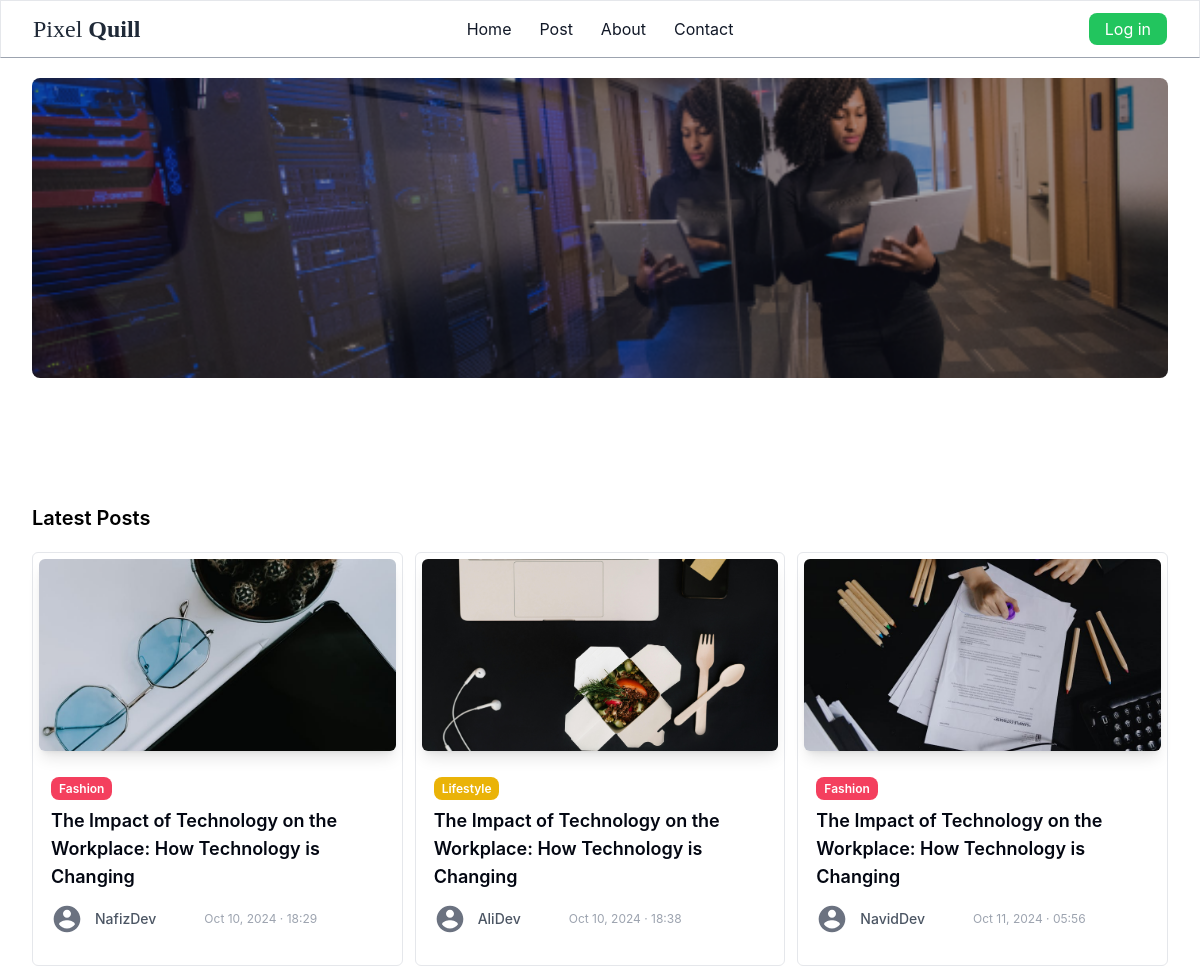
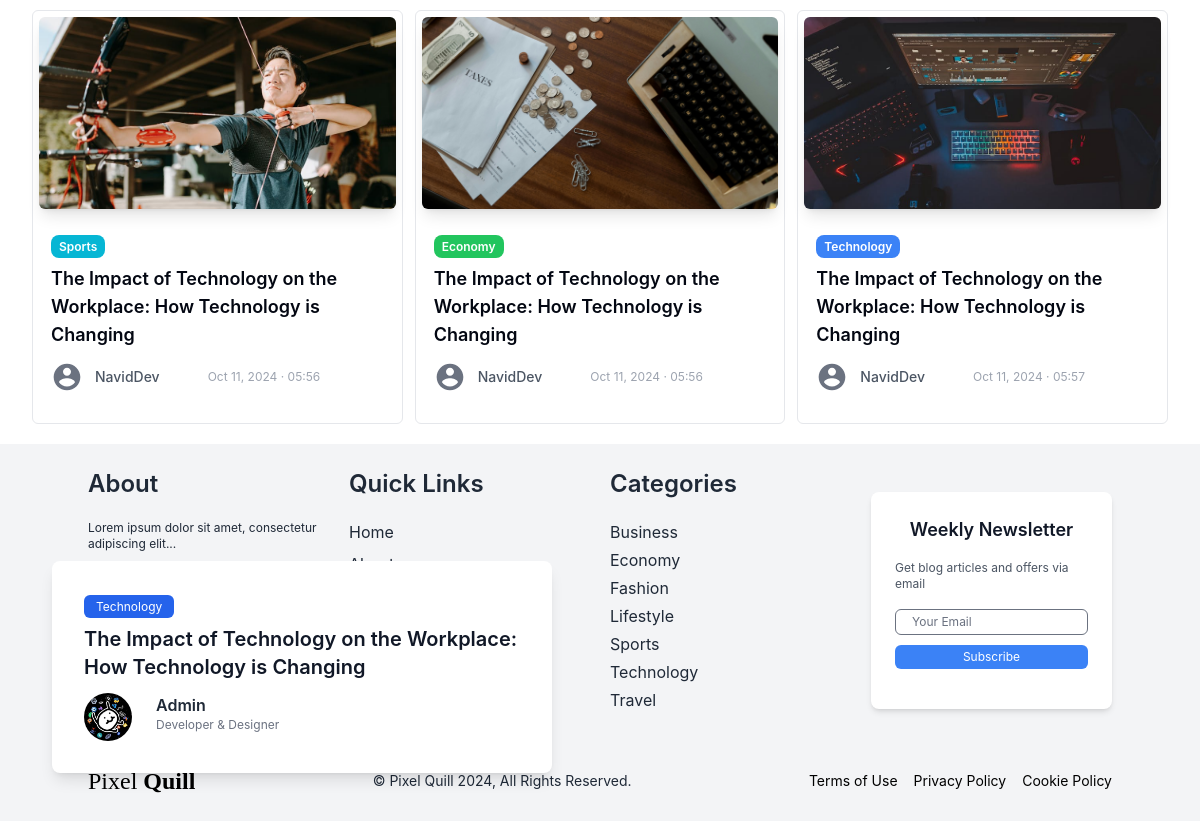
The page / on the database its author committed (2 pictures, top to bottom).
### core/models.py (models this page shows, shortened)
class Blog(models.Model):
     created_by = models.ForeignKey(User, on_delete=models.CASCADE, related_name='author_blogs')
     heading = models.CharField(max_length=255, blank=False, null=True)
     category = models.ForeignKey(Category, on_delete=models.CASCADE, related_name="category_blogs")
     description = models.TextField(max_length=3000, null=True)
     image = models.ImageField(upload_to= 'blog/', null=True)
     added_date = models.DateTimeField(auto_now_add=True, null=True)

class Category(models.Model):
     name = models.CharField(max_length=255,  unique=True)
     class Meta:
          verbose_name_plural = 'Categories'
          ordering  = ('name',)
     def __str__(self):
          return self.name

### core/views.py (the view)
# urls.py: path('', views.home , name='home'),
def home(request):
     categories = Category.objects.all()
     blogs = Blog.objects.all()
     for profile in Profile.objects.all():
          print(profile.pk)
     return render(request, 'core/home.html',
     {
          'blogs': blogs,
          'categories': categories,
          'btn_cols': btn_cols,
          'profile': Profile,
     }) # indirectly passing the list of category to layout.html

### core/templatetags/custom_filters.py (called while the page is built)
@register.filter(name="get_btn_col")  # Register the filter with a name
def get_btn_col(category, btn_cols):
    return btn_cols[str(category)]

@register.filter(name="get_formated_date")
def get_formated_date(added_date):
    return added_date.strftime("%b %d, %Y · %H:%M")

### core/templates/core/home.html (shortened to what this page needs)
{% extends "core/layout.html" %}
{% load custom_filters %}
{% load static %}
{% block content %}
<div class="mx-8 my-5">
	<div class="w-full">
		<div class="w-full">
			<div class="relative aspect-[16/6]">
				<img src="{% static 'img/home.png' %}" alt="Technology in workplace" class="w-full h-[300px] rounded-lg object-cover object-left-top">
			</div>
			<div class="absolute bottom-7 w-[500px] m-5">
				<div class="bg-white rounded-lg shadow-lg px-8 py-8">
					<div class="">
						<span class="bg-blue-600 text-white text-xs px-3 py-1 rounded-md">Technology</span>
					</div>
					<h2 class="my-2 text-gray-900 font-semibold text-xl mb-3 text-wrap">The Impact of Technology on the Workplace: How Technology is Changing</h2>
					<div class="flex space-x-6 ">
						<div class="flex-shrink-0 w-12 h-12 rounded-full overflow-hidden">
							<img src="{% static 'img/dp.jpg' %}" />
						</div>
						<div class="flex-shrink-0">
							<h2 class="text-base font-semibold text-gray-800 whitespace-nowrap"> Admin </h2>
							<p class="text-xs text-gray-500 whitespace-nowrap"> Developer & Designer</p>
						</div>
					</div>
				</div>
			</div>
		</div>
	</div>
	<h3 class="font-semibold text-xl mb-3">Latest Posts</h3>
	<div class="grid grid-cols-3 gap-3 my-5">
		{% for blog in blogs %}
			<div class="border p-1.5 rounded-md">
				<a href="{% url 'details' blog.id %}">
				<img src="{{blog.image.url}}" alt="{{blog.name}}" class="rounded-md w-full h-48 shadow-lg object-cover object-center"/>
				<div class="mx-3 my-6">
					<a href="{% url 'category' blog.category.id %}" class="rounded-lg text-xs font-semibold {{ blog.category | get_btn_col:btn_cols }} text-white py-1 px-2"> {{ blog.category }}</a>
						<div class="bg-white rounded-b-md mt-2">
							<div class="flex justify-between blogs-center">
								<h3 class="text-gray-950 text-lg font-semibold"> {{ blog.heading }} </h3>
							</div>
						</div>
						<div class="flex items-center space-x-3 my-3">
							<div class="w-8 h-8 rounded-full items-center justify-center">
								<a href="{% url 'author' blog.created_by.id %}" class="m-0" >
									<svg class="text-gray-500 " fill="currentColor" viewBox="0 0 24 24">
										<path d="M12 2C6.48 2 2 6.48 2 12s4.48 10 10 10 10-4.48 10-10S17.52 2 12 2zm0 3c1.66 0 3 1.34 3 3s-1.34 3-3 3-3-1.34-3-3 1.34-3 3-3zm0 14.2c-2.5 0-4.71-1.28-6-3.22.03-1.99 4-3.08 6-3.08 1.99 0 5.97 1.09 6 3.08-1.29 1.94-3.5 3.22-6 3.22z"/>
									</svg>
								</a>
							</div>
							<div class="flex items-center space-x-2 gap-10">
								<span class="text-sm text-gray-600 font-medium">{{ blog.created_by }}</span>
								<span class="text-gray-400 text-xs">{{ blog.added_date | get_formated_date }}</span>
							</div>
						</div>
					</div>
				</a>
			</div>
		{% endfor %}
	</div>
</div>
{% endblock %}

### core/templates/core/layout.html (shortened to what this page needs)
{% load static %}
{% load static tailwind_tags %}
<!DOCTYPE html>
<html lang="en">
  <head>
    {% tailwind_css %}
  </head>
  <body class="font-inter">
    <header class=" bg-white border border-b-gray-400 text-gray-900 mb-3">
      <nav class="mx-auto flex max-w-7xl items-center justify-between px-6 py-3 lg:px-8 " aria-label="Global">
        <div class="flex lg:flex-1">
          <a href="{% url 'home' %}" class="-m-1.5 p-1.5">
            <h3 class="inline-block font-serif text-2xl font-thin text-gray-800">Pixel <span class="font-semibold">Quill</span></h3>
          </a>
        </div>
        <div class="flex justify-center gap-x-7">
          <a href="{% url 'home' %}" class="text-base font-normal leading-6 bg-transparent  hover:border-b hover:border-gray-900 transition duration-300">Home</a>
          <a href="{% url 'post' %}" class="text-base font-normal leading-6 bg-transparent hover:border-b hover:border-gray-900 transition duration-300">Post</a>
          <a href="#" class="text-base font-normal leading-6 bg-transparent hover:border-b hover:border-gray-900 transition duration-300">About</a>
          <a href="#" class="text-base font-normal leading-6 bg-transparent hover:border-b hover:border-gray-900 transition duration-300">Contact </a>
        </div>
        <div class="hidden lg:flex lg:flex-1 lg:justify-end gap-4">
        {% if request.user.is_authenticated %}
            <div class="hidden relative z-10" aria-labelledby="slide-over-title" role="dialog" aria-modal="true">
              <div class="fixed inset-0 bg-gray-500 bg-opacity-75 transition-opacity" aria-hidden="true"></div>
              <div class="fixed inset-0 overflow-hidden">
                <div class="absolute inset-0 overflow-hidden">
                  <div class="pointer-events-none fixed inset-y-0 right-0 flex max-w-full pl-10">
                    <div class="pointer-events-auto relative w-screen max-w-md">
                      <div class="absolute left-0 top-0 -ml-8 flex pr-2 pt-4 sm:-ml-10 sm:pr-4">
                        <button type="button" class="relative rounded-md text-gray-300 hover:text-white focus:outline-none focus:ring-2 focus:ring-white">
                          <span class="absolute -inset-2.5"></span>
                          <span class="sr-only">Close panel</span>
                          <svg class="h-6 w-6" fill="none" viewBox="0 0 24 24" stroke-width="1.5" stroke="currentColor" aria-hidden="true" data-slot="icon">
                            <path stroke-linecap="round" stroke-linejoin="round" d="M6 18 18 6M6 6l12 12" />
                          </svg>
                        </button>
                      </div>
                      <div class="flex h-full flex-col overflow-y-scroll bg-white py-6 shadow-xl">
                        <div class="px-4 sm:px-6">
                          <h2 class="text-base font-semibold leading-6 text-gray-900" id="slide-over-title">Panel title</h2>
                        </div>
                        <div class="relative mt-6 flex-1 px-4 sm:px-6">
                        </div>
                      </div>
                    </div>
                  </div>
                </div>
              </div>
            </div>
            <button class="text-base px-4 py-1 bg-red-600 font-normal leading-6 text-white rounded-lg hover:bg-red-700 transition duration-300"  onclick="openLogoutModal()">Log out</button>
            <div id="logoutModal" class="hidden flex fixed z-50 inset-0 bg-gray-800 bg-opacity-75 items-center justify-center">
                <div class="bg-white rounded-lg shadow-lg p-6">
                    <h2 class="text-lg font-semibold">Confirm Logout</h2>
                    <p class="text-gray-600">Are you sure you want to log out?</p>
                    <div class="mt-4 flex justify-end">
                        <a href="{% url 'authentication:logout' %}" onclick="confirmLogout()" class="bg-red-600 hover:bg-red-700 text-white text-[14px] px-4 py-1.5 rounded-lg">Yes</a>
                        <button onclick="closeLogoutModal()" class="bg-gray-400 hover:bg-gray-500 text-white text-[14px] px-5 py-1.5 rounded-lg ml-2">No</button>
                    </div>
                </div>
            </div>
            <script>
                function openLogoutModal() {
                    document.getElementById('logoutModal').classList.remove('hidden');
                }
                function closeLogoutModal() {
                    document.getElementById('logoutModal').classList.add('hidden');
                }
                function confirmLogout() {
                    // Redirect to the actual logout URL
                    window.location.href = "{% url 'authentication:logout' %}";
                }1
            </script>
          {% else %}
            <a href="{% url 'authentication:login' %}" class="text-base px-4 py-1 bg-green-500 font-normal leading-6 text-white rounded-lg hover:bg-green-600 transition duration-300">Log in</a>
          {% endif %}
        </div>
      </nav>
    </header>
    {% block content %}   {% endblock %}
    <footer class="bg-gray-100 text-black py-6">
      <div class="container mx-auto">
        <div class="grid grid-cols-1 md:grid-cols-4 gap-5">
          <div class="col-span-1 text-gray-800">
            <h3 class="text-2xl mb-5  font-semibold">About</h3>
            <p class="text-xs mb-2">Lorem ipsum dolor sit amet, consectetur adipiscing elit...</p>
            <p class="text-sm mb-2"><span class="font-semibold">Email:</span> codenafees@gmail.com</p>
            <p class="text-sm mb-2"><span class="font-semibold">Phone:</span> +92 123-456789</p>
          </div>
          <div class="col-span-1 text-gray-800">
            <h3 class="text-2xl mb-5 font-semibold">Quick Links</h3>
            <ul>
              <li class="mb-2"><a href="{% url 'home' %}" class="mb-2 border-transparent hover:border-b hover:border-gray-800 transition duration-300">Home</a></li>
              <li class="mb-2"><a href="#" class="mb-2 border-transparent hover:border-b hover:border-gray-800 transition duration-300">About</a></li>
              <li class="mb-2"><a href="#" class="mb-2 border-transparent hover:border-b hover:border-gray-800 transition duration-300">Author</a></li>
              <li class="mb-2"><a href="#" class="mb-2 border-transparent hover:border-b hover:border-gray-800 transition duration-300">Contact</a></li>
            </ul>
          </div>
          <div class="col-span-1 text-gray-800">
            <h3 class="text-2xl mb-5  font-semibold">Categories</h3>
            <ul>
                {% for category in categories %}
                  <li class="mb-1"><a href="{% url 'category' category.id %}" class="font-base mb-3 border-transparent hover:border-b hover:border-gray-800 transition duration-300">{{ category.name }}</a></li>
                {% endfor %}
            </ul>
          </div>
          <div class="col-span-1">
            <div class="container mx-auto py-6">
              <div class="max-w-md mx-auto bg-white rounded-lg shadow-md p-6 items-center">
                <h2 class="text-lg font-semibold mb-4 text-gray-900 text-center">Weekly Newsletter</h2>
                <p class="text-xs text-gray-600 mb-4">Get blog articles and offers via email</p>
                <form action="#" method="POST">
                  <div class="items-center mb-4">
                    <input type="email" name="email" id="email" class="text-gray-800 text-xs w-full px-4 py-1 mb-2 border rounded-md focus:outline-none focus:ring-1 focus:ring-blue-500" placeholder="Your Email">
                    <button type="submit" class="w-full bg-blue-500 hover:bg-blue-600 text-white text-xs py-1 px-4 rounded-md">Subscribe</button>
                  </div>
                </form>
              </div>
            </div>
          </div>
        </div>
        <div class="mt-8 flex justify-between items-center">
          <a href="#" class="flex items-center">
            <h3 class="inline-block font-serif text-2xl font-thin"> Pixel <span class="font-semibold ">Quill</span></h3>
          </a>
          <p class="text-sm font-normal text-gray-800">&copy; Pixel Quill 2024, All Rights Reserved.</p>
          <nav class="flex space-x-4">
            <a href="#" class="text-sm font-normal border-transparent hover:border-b hover:border-black transition duration-300">Terms of Use</a>
            <a href="#" class="text-sm font-normal border-transparent hover:border-b hover:border-black transition duration-300">Privacy Policy</a>
            <a href="#" class="text-sm font-normal border-transparent hover:border-b hover:border-black transition duration-300">Cookie Policy</a>
          </nav>
        </div>
      </div>
    </footer>
  </body>
</html>

### rows shown on the page
Blog: image (picture), category "Fashion", heading "The Impact of Technology on the Workplace: How Technology is Changing", created_by "NafizDev", added_date|get_formated_date "Oct 10, 2024 · 18:29"
Blog: image (picture), category "Lifestyle", heading "The Impact of Technology on the Workplace: How Technology is Changing", created_by "AliDev", added_date|get_formated_date "Oct 10, 2024 · 18:38"
Blog: image (picture), category "Fashion", heading "The Impact of Technology on the Workplace: How Technology is Changing", created_by "NavidDev", added_date|get_formated_date "Oct 11, 2024 · 05:56"
Blog: image (picture), category "Sports", heading "The Impact of Technology on the Workplace: How Technology is Changing", created_by "NavidDev", added_date|get_formated_date "Oct 11, 2024 · 05:56"
Blog: image (picture), category "Economy", heading "The Impact of Technology on the Workplace: How Technology is Changing", created_by "NavidDev", added_date|get_formated_date "Oct 11, 2024 · 05:56"
Blog: image (picture), category "Technology", heading "The Impact of Technology on the Workplace: How Technology is Changing", created_by "NavidDev", added_date|get_formated_date "Oct 11, 2024 · 05:57"
Category: name "Business"
Category: name "Economy"
Category: name "Fashion"
Category: name "Lifestyle"
Category: name "Sports"
Category: name "Technology"
Category: name "Travel"
